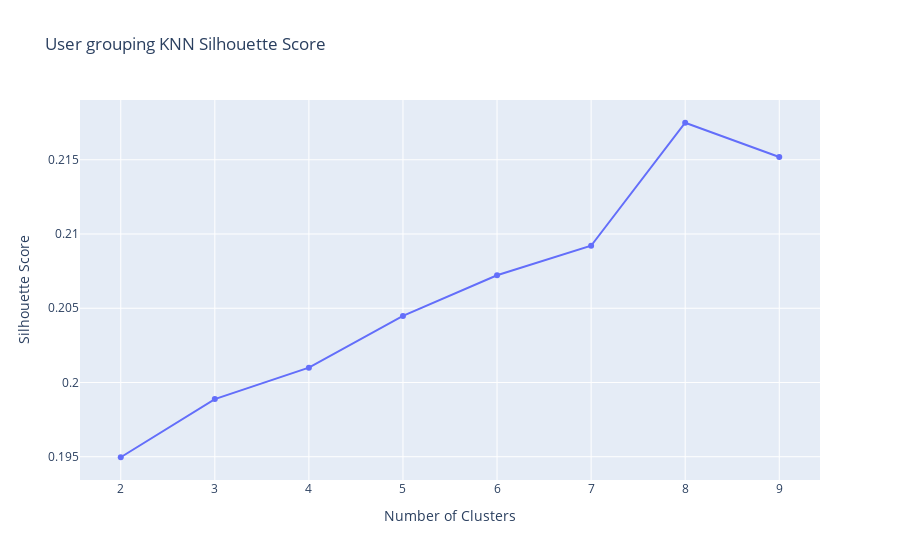

Here is the notebook cell this chart was saved with:
### Code cell
#plot silhouette score for different number of clusters with labels

from sklearn.cluster import KMeans
from sklearn.metrics import silhouette_score

def plot_silhouette_score(df):
    scores = []
    for i in range(2, 10):
        kmeans = KMeans(n_clusters=i, random_state=0).fit(df)
        scores.append(silhouette_score(df, kmeans.labels_))
    fig = go.Figure(data=go.Scatter(x=[i for i in range(2, 10)], y=scores))
    fig.update_layout(title='User grouping KNN Silhouette Score',
                     xaxis_title='Number of Clusters',
                        yaxis_title='Silhouette Score')
    fig.show()
    
    
plot_silhouette_score(tfidf_matrix)

### Figure 1 — Plotly figure (JSON) as saved in the notebook; plotly's stock layout.template omitted (floating-point values rounded to 4 significant figures)
{"data": [{"type": "scatter", "x": [2, 3, 4, 5, 6, 7, 8, 9], "y": [0.195, 0.1989, 0.201, 0.2045, 0.2072, 0.2092, 0.2175, 0.2152]}], "layout": {"title": {"text": "User grouping KNN Silhouette Score"}, "xaxis": {"title": {"text": "Number of Clusters"}}, "yaxis": {"title": {"text": "Silhouette Score"}}}}
